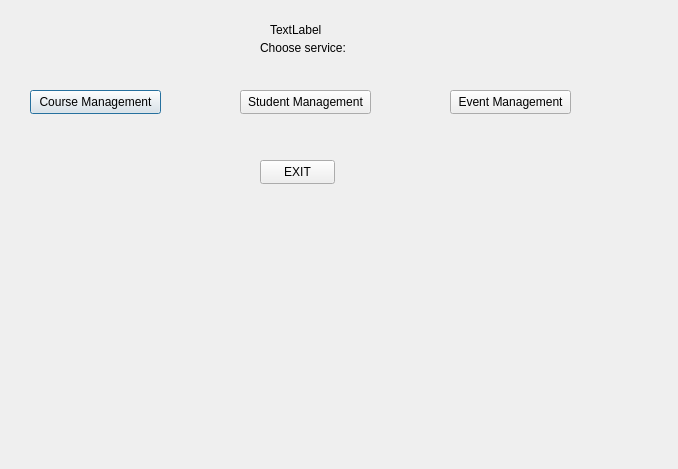
<?xml version="1.0" encoding="UTF-8"?>
<ui version="4.0">
 <class>admin_homepage</class>
 <widget class="QDialog" name="admin_homepage">
  <property name="geometry">
   <rect>
    <x>0</x>
    <y>0</y>
    <width>678</width>
    <height>469</height>
   </rect>
  </property>
  <property name="windowTitle">
   <string>Dialog</string>
  </property>
  <widget class="QLabel" name="label">
   <property name="geometry">
    <rect>
     <x>260</x>
     <y>40</y>
     <width>101</width>
     <height>16</height>
    </rect>
   </property>
   <property name="text">
    <string>Choose service:</string>
   </property>
  </widget>
  <widget class="QPushButton" name="pushButton">
   <property name="geometry">
    <rect>
     <x>30</x>
     <y>90</y>
     <width>131</width>
     <height>24</height>
    </rect>
   </property>
   <property name="text">
    <string>Course Management</string>
   </property>
  </widget>
  <widget class="QPushButton" name="pushButton_2">
   <property name="geometry">
    <rect>
     <x>240</x>
     <y>90</y>
     <width>131</width>
     <height>24</height>
    </rect>
   </property>
   <property name="text">
    <string>Student Management</string>
   </property>
  </widget>
  <widget class="QPushButton" name="pushButton_3">
   <property name="geometry">
    <rect>
     <x>450</x>
     <y>90</y>
     <width>121</width>
     <height>24</height>
    </rect>
   </property>
   <property name="text">
    <string>Event Management</string>
   </property>
  </widget>
  <widget class="QLabel" name="label_welcome">
   <property name="geometry">
    <rect>
     <x>270</x>
     <y>20</y>
     <width>211</width>
     <height>20</height>
    </rect>
   </property>
   <property name="text">
    <string>TextLabel</string>
   </property>
  </widget>
  <widget class="QPushButton" name="Exit">
   <property name="geometry">
    <rect>
     <x>260</x>
     <y>160</y>
     <width>75</width>
     <height>24</height>
    </rect>
   </property>
   <property name="text">
    <string>EXIT</string>
   </property>
  </widget>
 </widget>
 <resources/>
 <connections/>
</ui>
